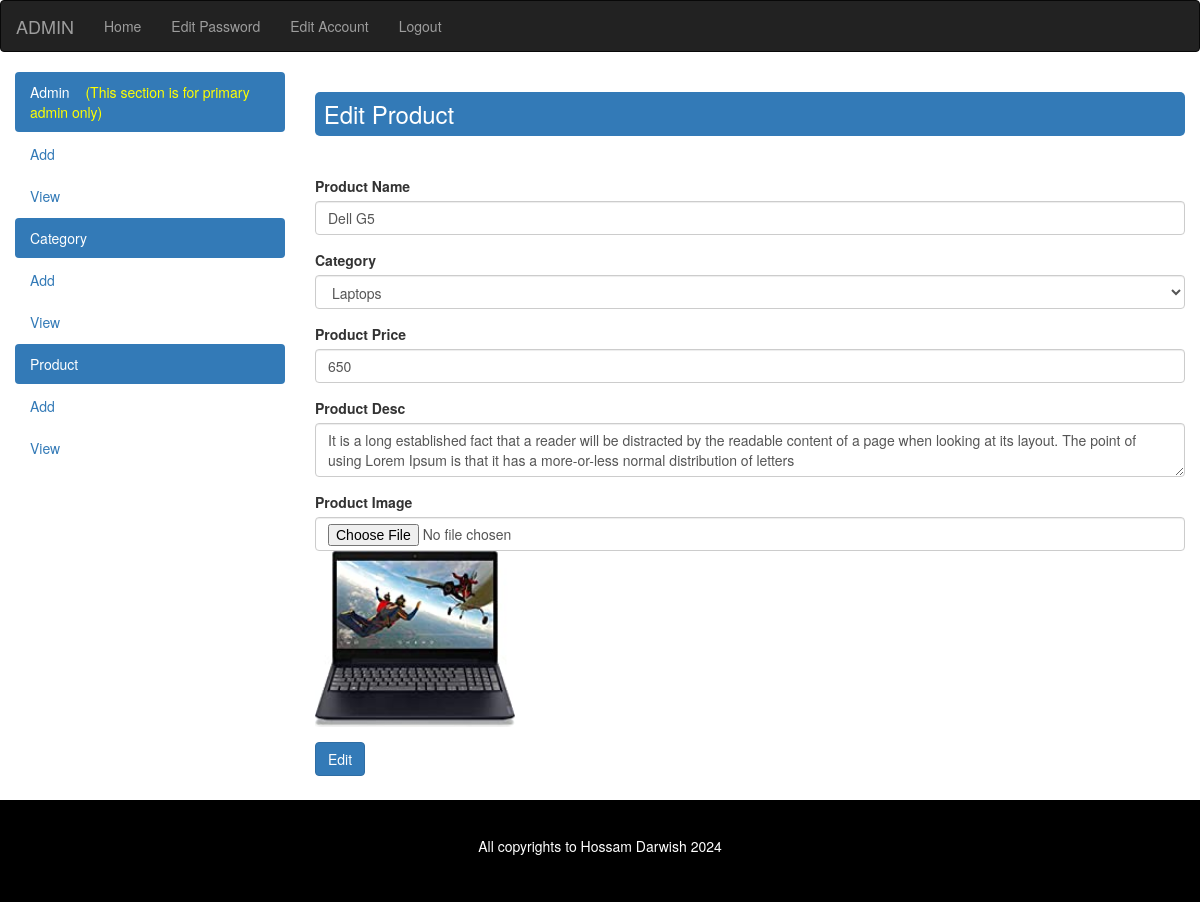
/admin/edit_product.php?product_id=1 (signed in), run on the app's committed database.
### tables this page shows
CREATE TABLE `product` (
  `product_id` int(6) NOT NULL,
  `product_name` varchar(20) NOT NULL,
  `product_category_id` int(2) NOT NULL,
  `product_price` int(5) NOT NULL,
  `product_desc` text NOT NULL,
  `product_image` varchar(200) NOT NULL
);

CREATE TABLE `category` (
  `category_id` int(2) NOT NULL,
  `category_name` varchar(20) NOT NULL
);

### admin/edit_product.php (the view, shortened to what this page needs)
<?php
if(isset($_SESSION['admin_login']))
{
    include_once("header.php");
    ?>
    <h3 class="bg-primary" style="padding: 1%;border-radius: 5px;margin-bottom: 40px;">
        Edit Product
    </h3>
    <?php
    if(isset($_GET['product_id']))
    {
        $product_id = intval($_GET['product_id']);
        $sql= "SELECT * FROM product WHERE product_id=$product_id";
        $result = mysqli_query($con,$sql);
        if($result)
        {
            if(mysqli_num_rows($result)>0)
            {
                $row_old = mysqli_fetch_array($result);
                if(!isset($_POST['submit']))
                {
                    ?>
                        <form method="post" action="" enctype="multipart/form-data">
                            <div class="form-group">
                                <label>Product Name</label>
                                <input value="<?php echo $row_old['product_name']; ?>" type="text" name="product_name" class="form-control">
                            </div>
                            <div class="form-group">
                                <label>Category</label>
                                <?php
                                    $sql = "SELECT * FROM category";
                                    $result = mysqli_query($con,$sql);
                                    if($result)
                                    {
                                        if(mysqli_num_rows($result)>0)
                                        {
                                            ?>
                                                <select name="product_category_id" class="form-control">
                                                    <?php
                                                        while($row_category = mysqli_fetch_array($result))
                                                        {
                                                            ?>
                                                                <option <?php if($row_old['product_category_id'] == $row_category['category_id']) echo "selected"; ?> value="<?php echo $row_category['category_id']; ?>"><?php echo $row_category['category_name']; ?></option>
                                                            <?php
                                                        }
                                                    ?>
                                                </select>
                                            <?php
                                        }
                                        else
                                        {
                                            output_msg("f","There is no category");
                                        }
                                    }
                                    else
                                    {
                                        output_msg("f","Error! SQL Error");
                                    }
                                ?>
                            </div>
                            <div class="form-group">
                                <label>Product Price</label>
                                <input value="<?php echo $row_old['product_price']; ?>" type="number" name="product_price" class="form-control">
                            </div>
                            <div class="form-group">
                                <label>Product Desc</label>
                                <textarea name="product_desc" class="form-control"><?php echo $row_old['product_desc']; ?></textarea>
                            </div>
                            <div class="form-group">
                                <label>Product Image</label>
                                <input type="file" name="product_image" class="form-control">
                                <img src="../imgs/products/<?php echo $row_old['product_image']; ?>" style="width:200px;">
                            </div>
                            <button type="submit" name="submit" class="btn btn-primary">
                                Edit
                            </button>
                        </form>
                    <?php
                }
            }
            else
            {
                output_msg("f","Error! Unexpected Error");
            }
        }
        else
        {
            output_msg("f","Error! SQL Error");
        }
    }
    else
    {
        output_msg("f","Error! Unexpected Error");
    }
    include_once("footer.php");
}
else
{
    include_once("login.php");
}
?>

### data on the page
product: product_name "Dell G5", product_category_id "Laptops", product_price "650", product_desc "It is a long established fact that a reader will be distracted by the readable content of a page when looking at its layout. The point of using Lorem Ipsum is that it has a more-or-less normal distribution of letters", product_image (picture)

### other printed values
$_SESSION['admin_username'] "ADMIN"
